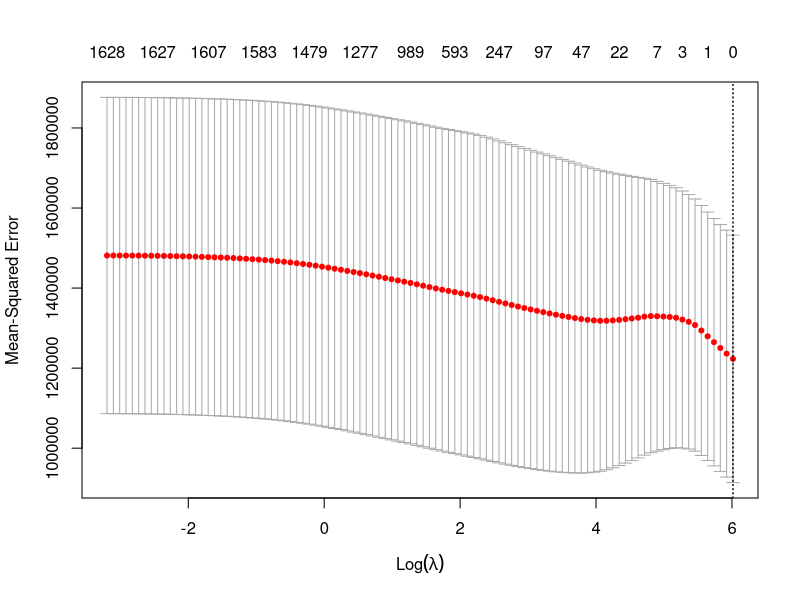
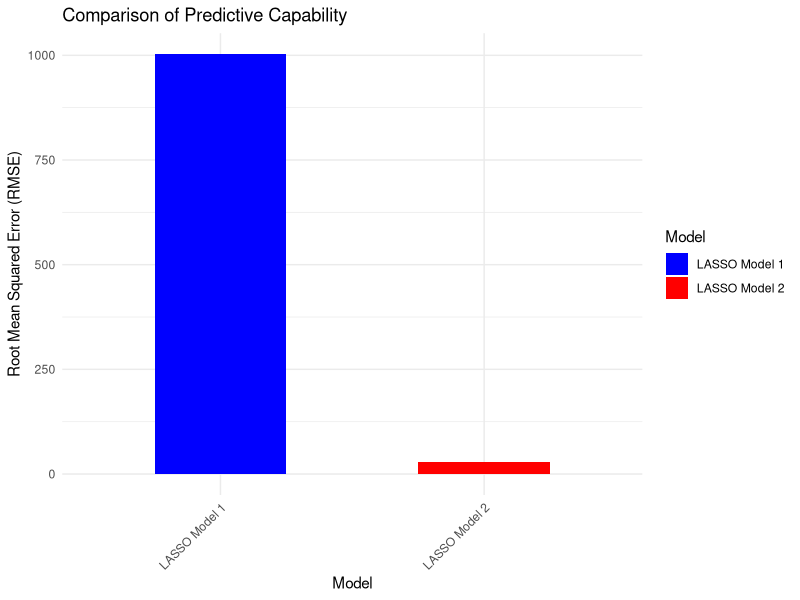

Write R code to recreate these figures, in order.
## ---- chunk 1
knitr::opts_chunk$set(echo = TRUE)

# Check if packages are installed, install them if they are not
packages <- c("readxl", "dplyr", "glmnet", "caret", "tidyr")
new_packages <- packages[!(packages %in% installed.packages()[,"Package"])]
if(length(new_packages)) install.packages(new_packages)

library(readxl)
library(dplyr)
library(tidyr)
library(caret)
library(glmnet)

# Load the dataset
data <- read_excel("cleaned_data_project.xlsx")

# Preview the data
head(data)

# Replace NA values with 0 for numeric columns and "Unknown" for character columns
data <- data %>%
  mutate(across(where(is.numeric), ~ replace_na(., 0))) %>%
  mutate(across(where(is.character), ~ replace_na(., "Unknown")))

# Selecting relevant columns for the regression
# (Modify this part based on the columns you want to include)
data_model <- data %>% select(price, bedrooms, bathrooms, square_feet) # Add other columns as needed

# Create model matrix
x <- model.matrix(price ~ . - 1, data = data_model)

# Set seed for reproducibility
set.seed(123)

# Splitting the data into training and testing sets
splitIndex <- createDataPartition(data_model$price, p = .80, list = FALSE, times = 1)

train <- x[splitIndex, ]
test <- x[-splitIndex, ]
y_train <- data_model$price[splitIndex]
y_test <- data_model$price[-splitIndex]

# Fit the LASSO model with cross-validation
cv_fit_1 <- cv.glmnet(train, y_train, alpha = 1)
plot(cv_fit_1)

# Predict on test set
predictions <- predict(cv_fit_1, s = "lambda.min", newx = test)
rmse_1 <- sqrt(mean((predictions - y_test) ^ 2))


# Evaluate the model
postResample(predictions, y_test)

rmse_1
cv_fit_1$lambda.min

## ---- chunk 2

packages <- c("tidyverse", "glmnet", "caret", "ModelMetrics")
new_packages <- packages[!(packages %in% installed.packages()[,"Package"])]
if(length(new_packages)) install.packages(new_packages)

# Load necessary libraries
library(tidyverse)
library(glmnet)
library(caret)
library(ModelMetrics)

# Load the dataset (replace with your actual file path)
data <- read_excel("cleaned_data_project.xlsx")

# Data Preprocessing
# Replace NA values in numeric columns with 0
data <- data %>% 
  mutate(across(where(is.numeric), ~ replace_na(., 0)))

# Scaling features
numeric_columns <- sapply(data, is.numeric)
data_scaled <- as.data.frame(scale(data[, numeric_columns]))

# Adding Polynomial Features manually
poly_features <- data_scaled %>% 
  mutate(across(everything(), list(~ .^2, ~ .^3), .names = "{.col}_{.fn}"))

# Ensure no missing values are present
poly_features[is.na(poly_features)] <- 0

# Preparing for LASSO Regression
set.seed(123)
split <- createDataPartition(data$price, p = 0.8, list = FALSE)
train <- poly_features[split, ]
test <- poly_features[-split, ]
y_train <- data$price[split]
y_test <- data$price[-split]

# Fit LASSO model using cross-validation
cv_fit_2 <- cv.glmnet(as.matrix(train), y_train, alpha = 1)

# Predicting and Evaluating
predictions <- predict(cv_fit_2, s = "lambda.min", newx = as.matrix(test))
rmse_2 <- sqrt(mean((predictions - y_test) ^ 2))

# Output RMSE and optimal lambda
rmse_2
cv_fit_2$lambda.min

## ---- chunk 3

# Assuming you already have 'rmse_1' and 'rmse_2' representing RMSE values for the two models

# Create a data frame for plotting
model_names <- c("LASSO Model 1", "LASSO Model 2")
rmse_values <- c(rmse_1, rmse_2)
results_df <- data.frame(Model = model_names, RMSE = rmse_values)

# Create a bar chart
library(ggplot2)
# Create a bar chart with thinner bars
ggplot(results_df, aes(x = Model, y = RMSE, fill = Model)) +
  geom_bar(stat = "identity", width = 0.5) +  # Adjust width here
  labs(title = "Comparison of Predictive Capability",
       y = "Root Mean Squared Error (RMSE)") +
  theme_minimal() +
  theme(axis.text.x = element_text(angle = 45, hjust = 1)) +
  scale_fill_manual(values = c("LASSO Model 1" = "blue", "LASSO Model 2" = "red"))

